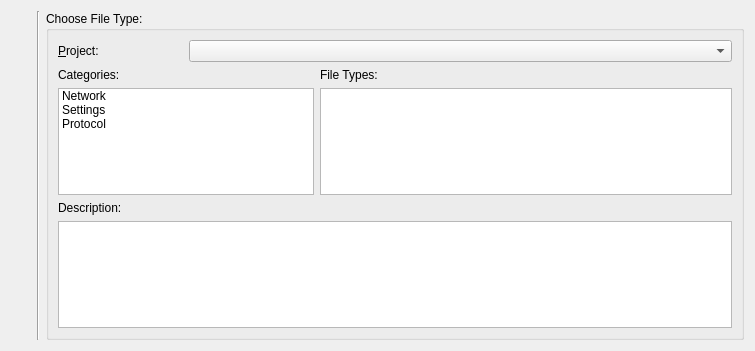
<?xml version="1.0" encoding="UTF-8"?>
<ui version="4.0">
 <class>NewFileDialog</class>
 <widget class="QDialog" name="NewFileDialog">
  <property name="windowModality">
   <enum>Qt::ApplicationModal</enum>
  </property>
  <property name="geometry">
   <rect>
    <x>0</x>
    <y>0</y>
    <width>755</width>
    <height>351</height>
   </rect>
  </property>
  <property name="windowTitle">
   <string>New File</string>
  </property>
  <property name="modal">
   <bool>true</bool>
  </property>
  <layout class="QHBoxLayout" name="horizontalLayout">
   <item>
    <layout class="QVBoxLayout" name="verticalLayout">
     <item>
      <widget class="QLabel" name="label_Logo">
       <property name="text">
        <string/>
       </property>
       <property name="pixmap">
        <pixmap resource="../qgama-core.qrc">:/images/gama-local-elipse.png</pixmap>
       </property>
      </widget>
     </item>
     <item>
      <spacer name="verticalSpacer">
       <property name="orientation">
        <enum>Qt::Vertical</enum>
       </property>
       <property name="sizeHint" stdset="0">
        <size>
         <width>20</width>
         <height>40</height>
        </size>
       </property>
      </spacer>
     </item>
    </layout>
   </item>
   <item>
    <widget class="Line" name="line">
     <property name="orientation">
      <enum>Qt::Vertical</enum>
     </property>
    </widget>
   </item>
   <item>
    <widget class="QGroupBox" name="groupBox_Choose_File_Type">
     <property name="title">
      <string>Choose File Type:</string>
     </property>
     <layout class="QGridLayout" name="gridLayout">
      <item row="0" column="0">
       <widget class="QLabel" name="label_Project">
        <property name="text">
         <string>&amp;Project:</string>
        </property>
        <property name="buddy">
         <cstring>comboBox_Project_2</cstring>
        </property>
       </widget>
      </item>
      <item row="0" column="1" colspan="2">
       <widget class="QComboBox" name="comboBox_Project_2"/>
      </item>
      <item row="1" column="0" colspan="2">
       <widget class="QLabel" name="label">
        <property name="text">
         <string>Categories:</string>
        </property>
       </widget>
      </item>
      <item row="1" column="2">
       <widget class="QLabel" name="label_2">
        <property name="text">
         <string>File Types:</string>
        </property>
       </widget>
      </item>
      <item row="2" column="2">
       <widget class="QListView" name="listView_2"/>
      </item>
      <item row="3" column="0" colspan="2">
       <widget class="QLabel" name="label_3">
        <property name="text">
         <string>Description:</string>
        </property>
       </widget>
      </item>
      <item row="4" column="0" colspan="3">
       <widget class="QTextBrowser" name="textBrowser"/>
      </item>
      <item row="2" column="0" colspan="2">
       <widget class="QListWidget" name="listWidget">
        <item>
         <property name="text">
          <string>Network</string>
         </property>
        </item>
        <item>
         <property name="text">
          <string>Settings</string>
         </property>
        </item>
        <item>
         <property name="text">
          <string>Protocol</string>
         </property>
        </item>
       </widget>
      </item>
     </layout>
    </widget>
   </item>
  </layout>
 </widget>
 <resources>
  <include location="../qgama-core.qrc"/>
 </resources>
 <connections/>
</ui>
